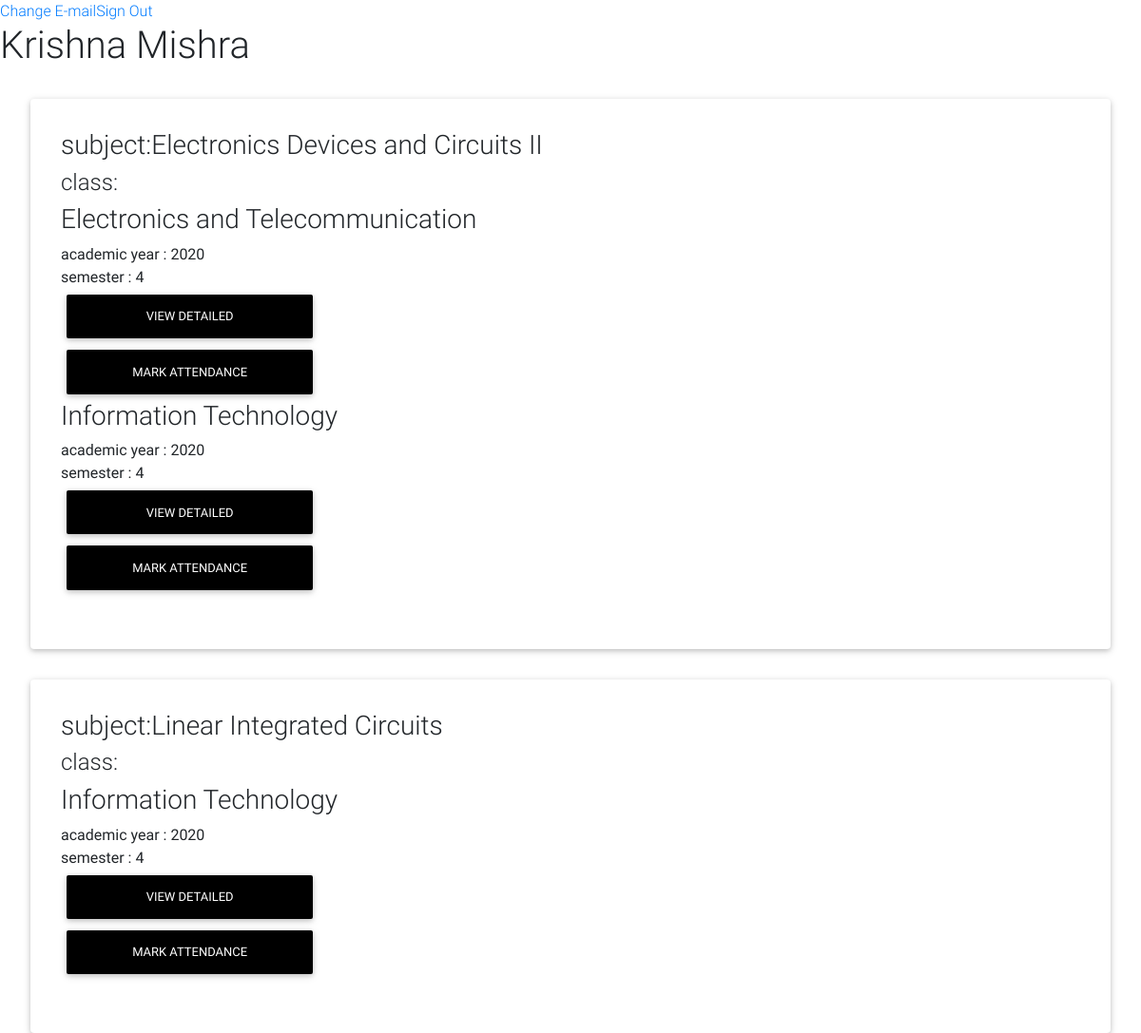
The app's page / (signed in), older data.
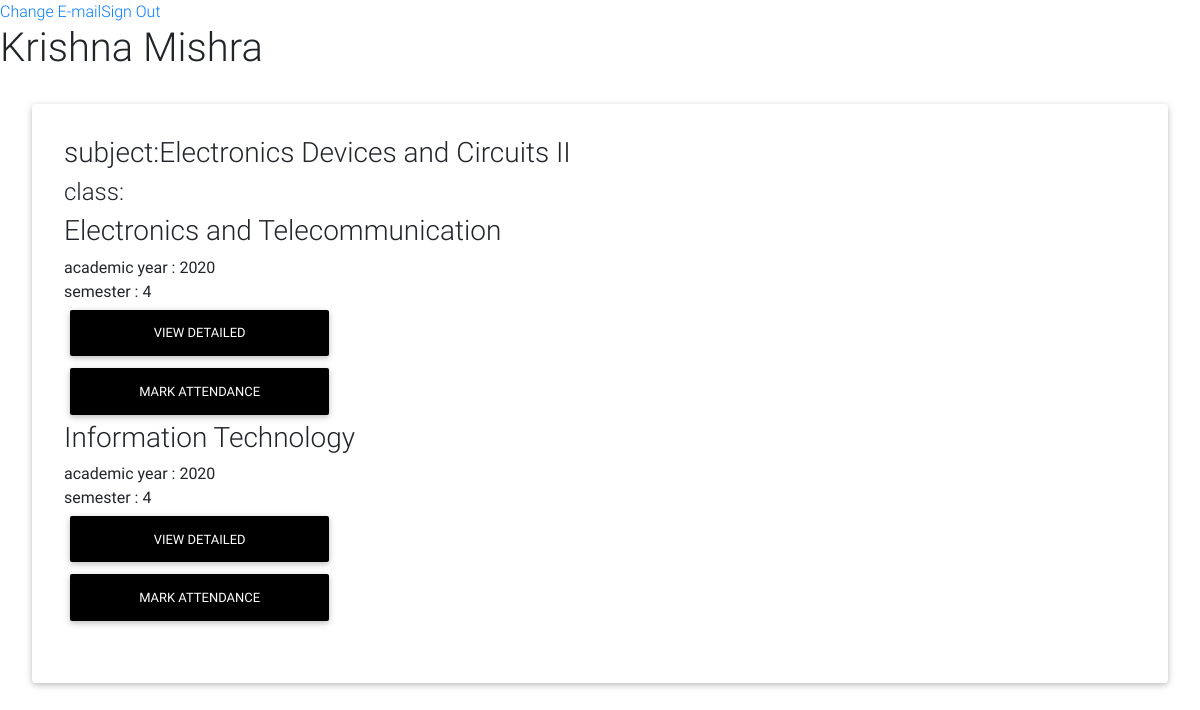
The same page, newer data.
### addentance/models.py (models this page shows, shortened)
class Teacher_Detail(models.Model):
    teacher = models.ForeignKey('Teacher',on_delete=models.CASCADE,blank=True, null=True)
    subject = models.ForeignKey('Subject',on_delete=models.CASCADE,blank=True, null=True)
    classes = models.ManyToManyField('Class')

class Subject(models.Model):
    subject_name = models.CharField(max_length = 100)
    subject_abbr = models.CharField(max_length = 5)

class Class(models.Model):
    academic_year = models.PositiveIntegerField(
            validators=[
                MinValueValidator(1900),
                MaxValueValidator(datetime.datetime.now().year)],
            help_text="Use the following format: <YYYY>")
    semester =  models.PositiveIntegerField(
            validators=[
                MinValueValidator(1),
                MaxValueValidator(8)],
    )
    division = models.CharField(max_length=2, blank=True, null=True)
    branch = models.ForeignKey('Branch',on_delete=models.CASCADE)
    students = models.ManyToManyField('Student')

class Branch(models.Model):
    branch_name = models.CharField(max_length = 100)
    branch_abr = models.CharField(max_length = 7)
    def __str__(self):
        return self.branch_name

### addentance/views.py (the view)
# urls.py: path('', views.HomeView.as_view(),name = "home"),
class HomeView(LoginRequiredMixin,View):
    def get(self,request,*args,**kwargs):
        try :
            teacher = Teacher.objects.get(user= request.user)
            teacher_dets =  Teacher_Detail.objects.filter(teacher=teacher)
        except:
            teacher = None
            return render()
        context = {
            'teacher' : teacher,
            'detail': teacher_dets,
        }
        return render(request , "home.html", context)

### templates/home.html
{% extends "base.html" %}
{% block content %}
        <h1>{{teacher.first_name}} {{teacher.last_name}}</h1>
        {% for subject in detail %}
        <div class="card" style="margin:2em;padding:2em">
            <h3>subject:{{subject.subject.subject_name}}</h3>
            <h4>class:</h4>{% for class in subject.classes.all  %}
                    <h3>{{class.branch}} {{class.divison}}</h3>
                    academic year : {{class.academic_year}}<br>
                    semester : {{class.semester}}<br>
                    <a href = "{% url "class" pk=class.pk subject_pk=subject.subject.pk %}" class="btn btn-black" style="width:20em"> view detailed </a>
                    <a href = "{% url "mark-attendance" pk=class.pk subject_pk=subject.subject.pk %}" class="btn btn-black"style="width:20em"> mark attendance </a>
                {% endfor %}<br>
        </div>
        {% endfor %}
{% endblock content %}

Row changes from the older to the newer data that the page shows:
removed Teacher_Detail: subject.subject_name "Linear Integrated Circuits", Class (branch "Information Technology", academic_year "2020", semester "4")
